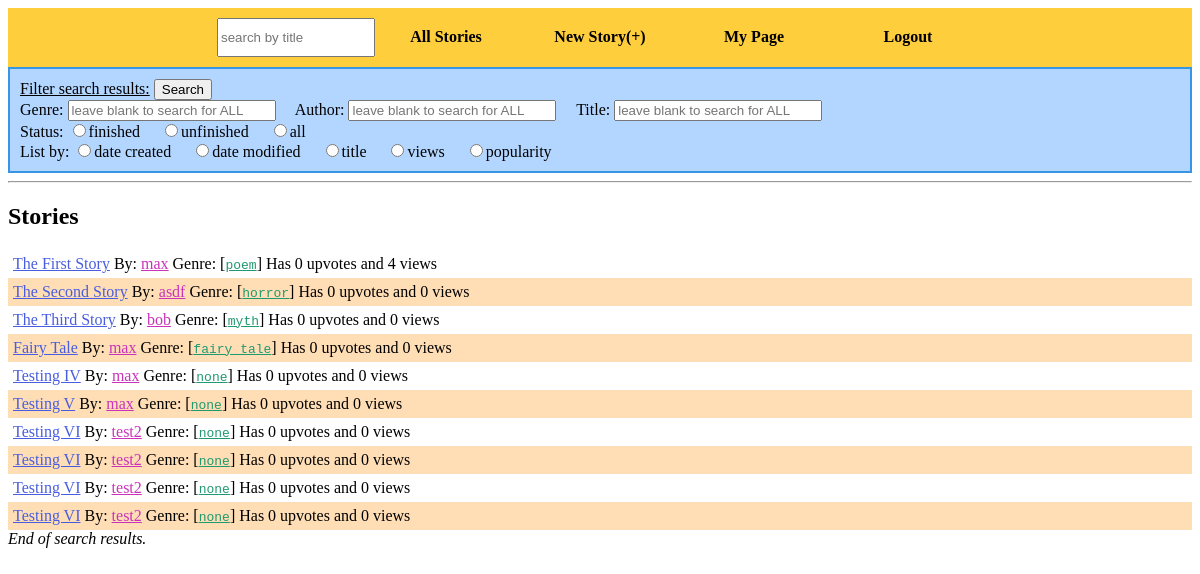
The page /stories on the database its author committed.
### tables this page shows
CREATE TABLE stories (title TEXT, creator TEXT, id INTERGER PRIMARY KEY, genre TEXT, word_limit INTEGER, cooldown INTEGER, contributions INTEGER, finished BOOLEAN, likes INTEGER, views INTEGER);

### ourStory.py (the view)
@app.route('/stories')
def stories_route():
    return render_template("list.html", page_title="Stories", listStories=search.getAllStories())

### util/search.py (called while the page is built)
def getAllStories():
    db = sqlite3.connect(db_name)
    c = db.cursor()
    list_of_tuples = c.execute("SELECT id, title, creator, genre, finished, likes, views, contributions FROM stories;").fetchall()
    list_of_stories = []
    for story in list_of_tuples:
        story = tuple_to_dictionary(story, ['id', 'title', 'author', 'genre', 'finished', 'popularity', 'views', 'contributions'])
        story["modified"] = c.execute("SELECT timestamp FROM story_0;").fetchall()[-1][0]
        list_of_stories.append(story)
    db.close()
    return list_of_stories

def tuple_to_dictionary(tuuple, list_of_keys):
    d = {} #the dictionary
    index = 0 #the column index
    while index < len(tuuple):
        d[ list_of_keys[index] ] = tuuple[index]
        index += 1
    return d

### templates/list.html (shortened to what this page needs)
{% extends "base.html" %}
{% block body %}
<div class="form">
    <form method="GET" action="/search">
        <u>Filter search results:</u> <input type="submit" value="Search"> <br>
        Genre: <input type="text" name="genre" placeholder="leave blank to search for ALL">&nbsp;&nbsp;&nbsp;&nbsp;
        Author: <input type="text" name="by" placeholder="leave blank to search for ALL">&nbsp;&nbsp;&nbsp;&nbsp;
        Title: <input type="text" name="q" placeholder="leave blank to search for ALL"><br>
        Status: <input type="radio" name="status" value="finished">finished&nbsp;&nbsp;&nbsp;&nbsp; <input type="radio" name="status" value="unfinished">unfinished&nbsp;&nbsp;&nbsp;&nbsp; <input type="radio" name="status" value="all">all<br>
        List by: <input type="radio" name="sort" value="c">date created&nbsp;&nbsp;&nbsp;&nbsp; <input type="radio" name="sort" value="d">date modified&nbsp;&nbsp;&nbsp;&nbsp; <input type="radio" name="sort" value="a">title&nbsp;&nbsp;&nbsp;&nbsp; <input type="radio" name="sort" value="v">views&nbsp;&nbsp;&nbsp;&nbsp; <input type="radio" name="sort" value="p">popularity<br>
    </form>
</div>
<div id="results">
    <hr/>
    <h2>Stories</h2>
    <div id="stories" class="list">
    {% for story in listStories %}
        {% set id = story["id"] %}
        {% set who = story["author"] %}
        {% set genre = story["genre"] %}
        <div>
        <a class="storyLink" href="/story?id={{id}}">{{ story["title"] }}</a>
        By: <a class="userLink" href="/user?id={{who}}">{{ who }}</a>
        Genre: [<a class="genre" href="/search?genre={{genre}}">{{ genre }}</a>]
        Has {{ story["popularity"] }} upvotes and {{ story["views"] }} views
        </div>
    {% endfor %}
    <i>End of search results.</i>
    </div>
</div>
{% endblock %}

### templates/base.html (shortened to what this page needs)
<!DOCTYPE html>
<html>
<head>
    <link rel="stylesheet" type="text/css" href="/static/storyStylesheet.css">
</head>
<body>
    <div id="menu_container">
        <ul>
	    <li><form method="GET" action="/search"><input type="text" name="q" placeholder="search by title"></form></li>
	    <li><a href="/stories">All Stories</a></li>
	    <li><a href="/create">New Story(+)</a></li>
	    <li><a href="/user">My Page</a></li>
	    <li><a href="/logout">Logout</a></li>
	</ul>
    </div>
    {% block body %}
    {% endblock %}
</body>
</html>

### static/storyStylesheet.css (style rules this page uses)
form { padding: none; margin: 0; }
div.form { border-color: #3696E3; border-style: solid; border-width: 2px; background-color: #B2D6FF; padding: 10px; }
div.form input[type=text] { width: 200px; }
a.storyLink { color: #495DDE; font-family: 'Georgia', serif; }
a.userLink { color: #CA32BA; }
.genre { font-family: monospace; color: #20996F; }
div.list div:nth-child(even) { background-color: #FFDEB6; }
div.list div { padding: 5px; }

### templates/base.html (style rules this page uses)
#menu_container { top: 0px; text-align: center; background-color: #FFCE3C; padding: 0px; }
#menu_container ul { list-style-type: none; display: inline-block; padding: 0px; margin: 0px; }
#menu_container li { display: inline-block; }
#menu_container li * { display: inline-block; width: 150px; padding-top: 10px; padding-bottom: 10px; }
#menu_container li a { text-align: center; text-decoration: none; color: black; font-weight: bold; }

### rows shown on the page
stories: title "The First Story", listStories "max", listStories "poem"
stories: title "The Second Story", listStories "asdf", listStories "horror"
stories: title "The Third Story", listStories "bob", listStories "myth"
stories: title "Fairy Tale", listStories "max", listStories "fairy_tale"
stories: title "Testing IV", listStories "max", listStories "none"
stories: title "Testing V", listStories "max", listStories "none"
stories: title "Testing VI", listStories "test2", listStories "none"
stories: title "Testing VI", listStories "test2", listStories "none"
stories: title "Testing VI", listStories "test2", listStories "none"
stories: title "Testing VI", listStories "test2", listStories "none"

### other values the page prints
{{ story["popularity"] }} "0" "0" "0" "0" "0" "0" "0" "0" "0" "0"
{{ story["views"] }} "4" "0" "0" "0" "0" "0" "0" "0" "0" "0"
